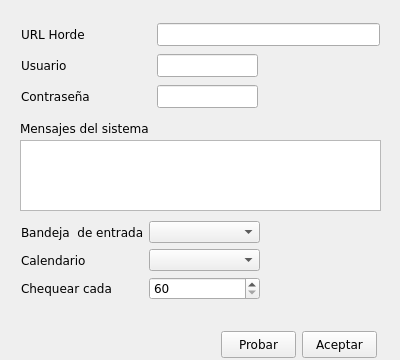
<ui version="4.0" >
 <class>Form</class>
 <widget class="QWidget" name="Form" >
  <property name="windowModality" >
   <enum>Qt::WindowModal</enum>
  </property>
  <property name="geometry" >
   <rect>
    <x>0</x>
    <y>0</y>
    <width>400</width>
    <height>360</height>
   </rect>
  </property>
  <property name="sizePolicy" >
   <sizepolicy vsizetype="Fixed" hsizetype="Fixed" >
    <horstretch>0</horstretch>
    <verstretch>0</verstretch>
   </sizepolicy>
  </property>
  <property name="font" >
   <font>
    <family>Bitstream Vera Sans</family>
   </font>
  </property>
  <property name="windowTitle" >
   <string>Agente Horde3</string>
  </property>
  <property name="windowIcon" >
   <iconset resource="systray.qrc" >
    <normaloff>:/images/bad.png</normaloff>:/images/bad.png</iconset>
  </property>
  <widget class="QLabel" name="label" >
   <property name="geometry" >
    <rect>
     <x>21</x>
     <y>23</y>
     <width>130</width>
     <height>23</height>
    </rect>
   </property>
   <property name="text" >
    <string>URL Horde       </string>
   </property>
  </widget>
  <widget class="QLabel" name="label_2" >
   <property name="geometry" >
    <rect>
     <x>21</x>
     <y>54</y>
     <width>130</width>
     <height>23</height>
    </rect>
   </property>
   <property name="text" >
    <string>Usuario</string>
   </property>
  </widget>
  <widget class="QLabel" name="label_3" >
   <property name="geometry" >
    <rect>
     <x>21</x>
     <y>85</y>
     <width>130</width>
     <height>23</height>
    </rect>
   </property>
   <property name="text" >
    <string>Contraseña</string>
   </property>
  </widget>
  <widget class="QLineEdit" name="textURL" >
   <property name="geometry" >
    <rect>
     <x>157</x>
     <y>23</y>
     <width>223</width>
     <height>23</height>
    </rect>
   </property>
  </widget>
  <widget class="QLineEdit" name="textUser" >
   <property name="geometry" >
    <rect>
     <x>157</x>
     <y>54</y>
     <width>101</width>
     <height>23</height>
    </rect>
   </property>
  </widget>
  <widget class="QLineEdit" name="textPass" >
   <property name="geometry" >
    <rect>
     <x>157</x>
     <y>85</y>
     <width>101</width>
     <height>23</height>
    </rect>
   </property>
   <property name="echoMode" >
    <enum>QLineEdit::Password</enum>
   </property>
  </widget>
  <widget class="QTextBrowser" name="textSystem" >
   <property name="geometry" >
    <rect>
     <x>20</x>
     <y>140</y>
     <width>361</width>
     <height>71</height>
    </rect>
   </property>
  </widget>
  <widget class="QLabel" name="label_4" >
   <property name="geometry" >
    <rect>
     <x>20</x>
     <y>120</y>
     <width>221</width>
     <height>17</height>
    </rect>
   </property>
   <property name="text" >
    <string>Mensajes del sistema</string>
   </property>
  </widget>
  <widget class="QPushButton" name="ButTest" >
   <property name="geometry" >
    <rect>
     <x>221</x>
     <y>331</y>
     <width>75</width>
     <height>27</height>
    </rect>
   </property>
   <property name="minimumSize" >
    <size>
     <width>75</width>
     <height>27</height>
    </size>
   </property>
   <property name="text" >
    <string>Probar</string>
   </property>
  </widget>
  <widget class="QPushButton" name="ButOk" >
   <property name="geometry" >
    <rect>
     <x>302</x>
     <y>331</y>
     <width>75</width>
     <height>27</height>
    </rect>
   </property>
   <property name="minimumSize" >
    <size>
     <width>75</width>
     <height>27</height>
    </size>
   </property>
   <property name="text" >
    <string>Aceptar</string>
   </property>
  </widget>
  <widget class="QComboBox" name="folder_id" >
   <property name="geometry" >
    <rect>
     <x>149</x>
     <y>221</y>
     <width>111</width>
     <height>22</height>
    </rect>
   </property>
  </widget>
  <widget class="QLabel" name="label_5" >
   <property name="geometry" >
    <rect>
     <x>21</x>
     <y>221</y>
     <width>122</width>
     <height>22</height>
    </rect>
   </property>
   <property name="text" >
    <string>Bandeja  de entrada</string>
   </property>
  </widget>
  <widget class="QComboBox" name="calendar_id" >
   <property name="geometry" >
    <rect>
     <x>149</x>
     <y>249</y>
     <width>111</width>
     <height>22</height>
    </rect>
   </property>
  </widget>
  <widget class="QLabel" name="label_6" >
   <property name="geometry" >
    <rect>
     <x>21</x>
     <y>249</y>
     <width>122</width>
     <height>22</height>
    </rect>
   </property>
   <property name="text" >
    <string>Calendario</string>
   </property>
  </widget>
  <widget class="QLabel" name="label_7" >
   <property name="geometry" >
    <rect>
     <x>21</x>
     <y>277</y>
     <width>122</width>
     <height>23</height>
    </rect>
   </property>
   <property name="text" >
    <string>Chequear cada</string>
   </property>
  </widget>
  <widget class="QSpinBox" name="intervalo" >
   <property name="geometry" >
    <rect>
     <x>149</x>
     <y>277</y>
     <width>111</width>
     <height>23</height>
    </rect>
   </property>
   <property name="minimum" >
    <number>60</number>
   </property>
   <property name="maximum" >
    <number>300</number>
   </property>
  </widget>
 </widget>
 <resources>
  <include location="systray.qrc" />
 </resources>
 <connections>
  <connection>
   <sender>ButOk</sender>
   <signal>clicked()</signal>
   <receiver>Form</receiver>
   <slot>aGo()</slot>
   <hints>
    <hint type="sourcelabel" >
     <x>339</x>
     <y>243</y>
    </hint>
    <hint type="destinationlabel" >
     <x>199</x>
     <y>129</y>
    </hint>
   </hints>
  </connection>
  <connection>
   <sender>ButTest</sender>
   <signal>clicked()</signal>
   <receiver>Form</receiver>
   <slot>aTestParams()</slot>
   <hints>
    <hint type="sourcelabel" >
     <x>229</x>
     <y>243</y>
    </hint>
    <hint type="destinationlabel" >
     <x>199</x>
     <y>129</y>
    </hint>
   </hints>
  </connection>
 </connections>
 <slots>
  <slot>aTestParams()</slot>
  <slot>aGo()</slot>
 </slots>
</ui>
